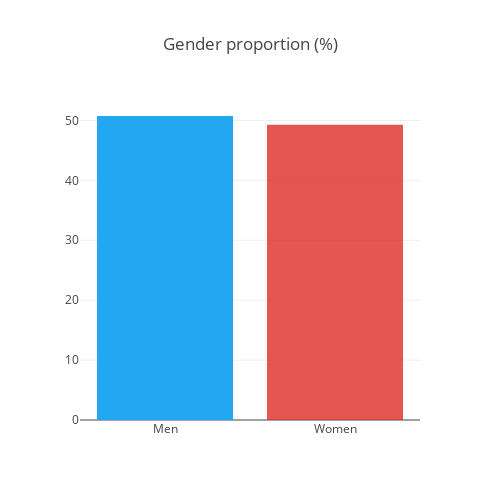

Notebook source saved alongside this figure:
### Code cell
#Clients gender visualization

target1 = clients_df [clients_df ['gender'] == 1.0].shape [0]
target0 = clients_df [clients_df ['gender'] == 0.0].shape [0]

trace0 = go.Bar (
    x = ['Men', 'Women'],
    y = [target1/ (target1 + target0) *100, target0/ (target1 + target0) *100], 
    marker = dict (color=['rgba(34, 167, 240, 1)', 'rgba(222,45,38,0.8)']
                  ),
) 
data = [trace0]
layout = go.Layout (title = 'Gender proportion (%)', autosize= False, width= 500, height= 500,
                    )
fig = go.Figure (data=data, layout = layout)
#plotly.offline.iplot()
py.iplot (fig, filename = 'test')

### Figure 1 — Plotly figure (JSON) as saved in the notebook; plotly's stock layout.template omitted (floating-point values rounded to 4 significant figures)
{"data": [{"marker": {"color": ["rgba(34, 167, 240, 1)", "rgba(222,45,38,0.8)"]}, "type": "bar", "uid": "f79da4f8-14d1-4b05-a215-cc61a90f47af", "x": ["Men", "Women"], "y": [50.74, 49.26]}], "layout": {"autosize": false, "height": 500, "title": {"text": "Gender proportion (%)"}, "width": 500}}
